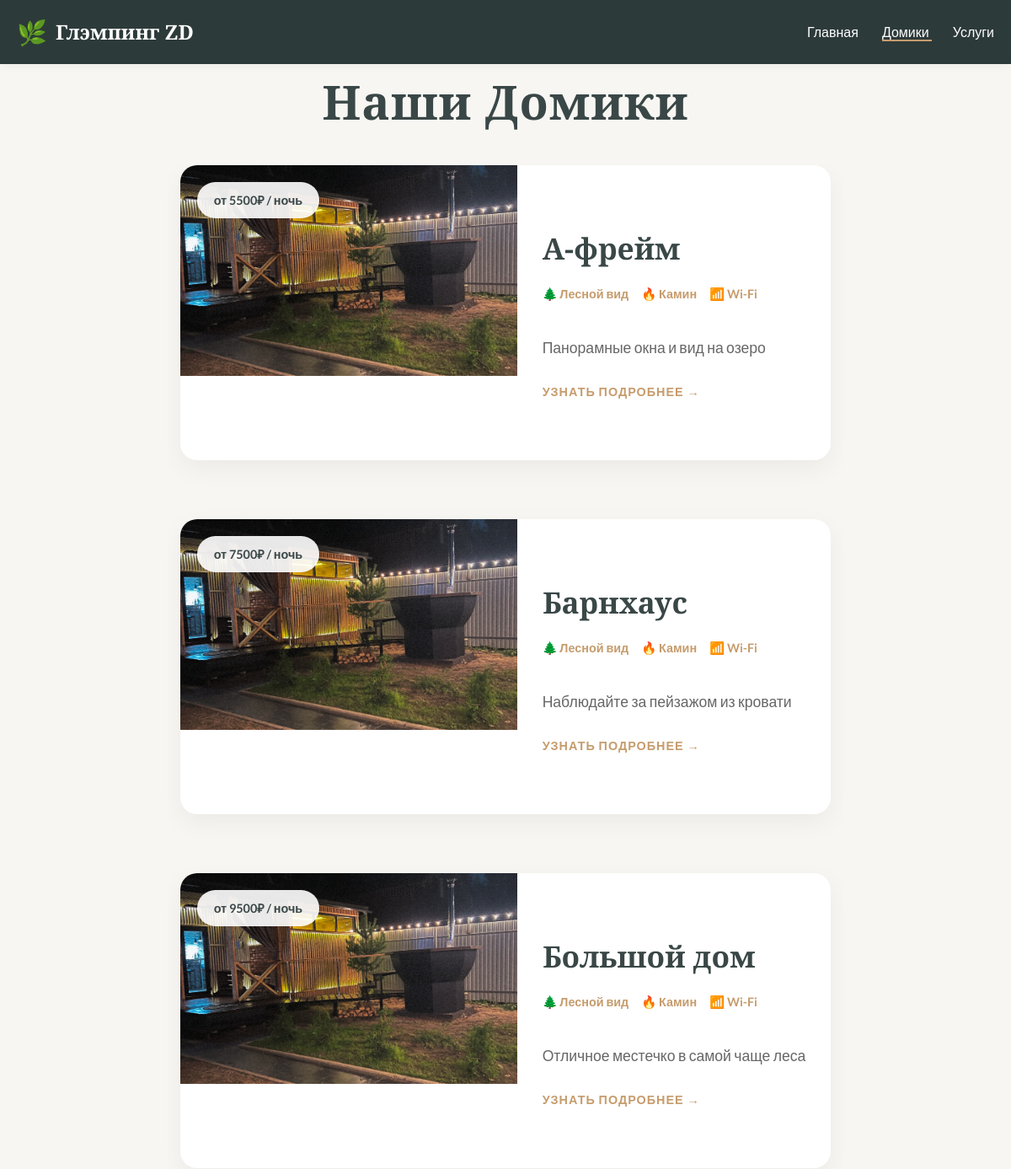
Page /houses (upper part) on the earlier database version.
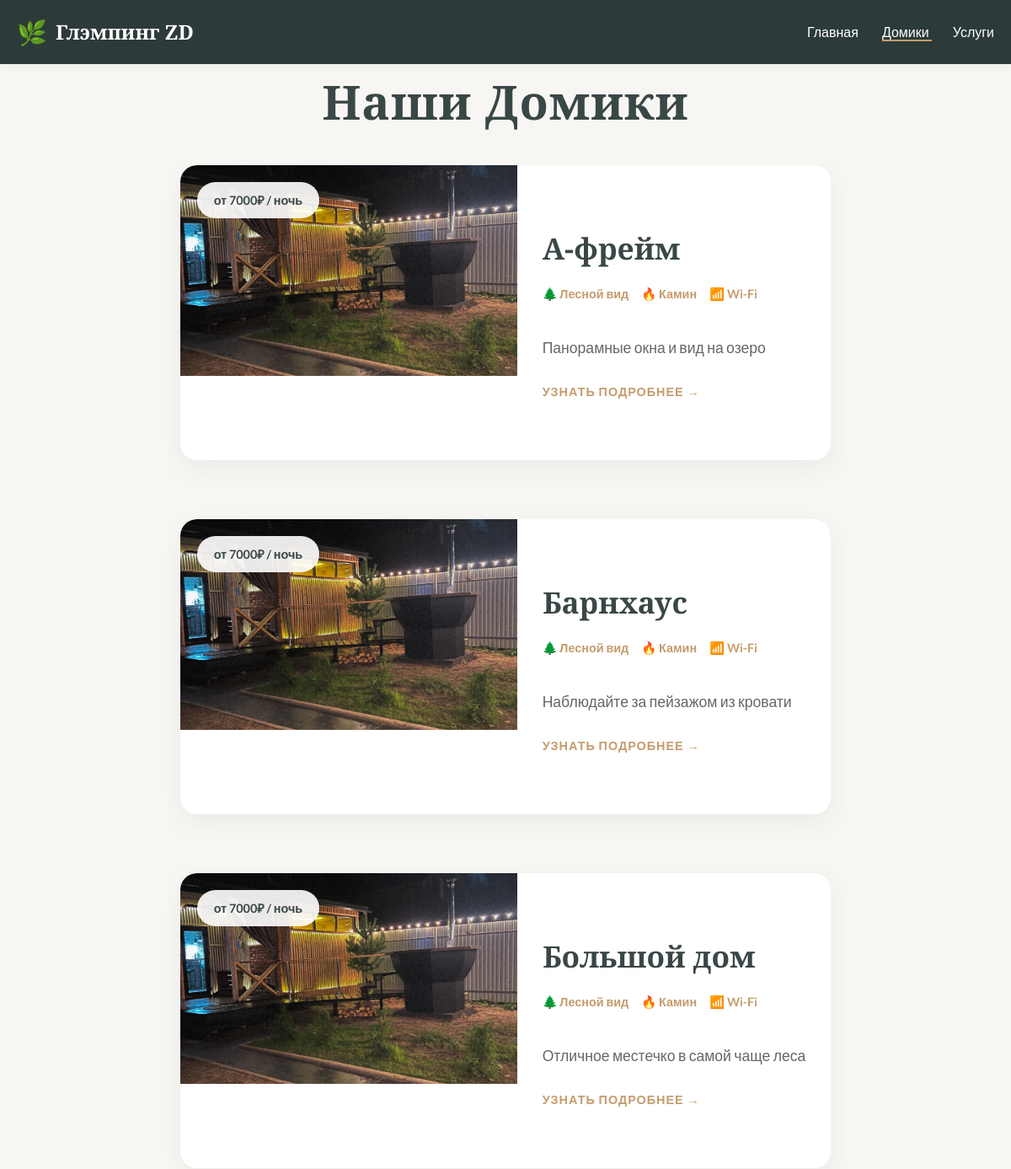
Same page on the later database version.
### tables this page shows
CREATE TABLE houses (
            id INTEGER PRIMARY KEY AUTOINCREMENT,
            name TEXT NOT NULL,
            description TEXT,
            short_description TEXT,
            price_per_night INTEGER,
            features TEXT,
            image_url TEXT
        );

### app.py (the view)
@app.route('/houses')
def all_houses():
    conn = get_db_connection()
    houses = conn.execute('SELECT * FROM houses').fetchall()
    conn.close()
    return render_template('all_houses.html', houses=houses)

### app.py (called while the page is built)
def get_db_connection():
    basedir = os.path.abspath(os.path.dirname(__file__))
    db_path = "data/glamping.db"
    conn = sqlite3.connect(db_path)
    conn.row_factory = sqlite3.Row
    return conn

### templates/all_houses.html (shortened to what this page needs)
{% extends 'base.html' %}
{% block content %}
<h1 style="text-align: center; font-family: var(--font-header); font-size: clamp(2rem, 8vw, 3.5rem); margin-bottom: 30px; padding: 0 10px;">
    Наши Домики
</h1>
<div class="container" style="margin-top: 30px; padding: 0 15px; width: 100%; max-width: 100%; box-sizing: border-box; overflow-x: hidden;">
    <div class="houses-list-vertical">
        {% for house in houses %}
        <a href="/house/{{ house['id'] }}" class="house-wide-card">
            <div class="wide-card-image" style="background-image: url('{{ house['image_url'] }}');">
                <div class="price-badge">от {{ house['price_per_night'] }}₽ / ночь</div>
            </div>
            <div class="wide-card-content">
                <h2 class="wide-card-title">{{ house['name'] }}</h2>
                <div class="wide-card-features">
                    <span>🌲 Лесной вид</span>
                    <span>🔥 Камин</span>
                    <span>📶 Wi-Fi</span>
                </div>
                <p class="wide-card-description">{{ house['short_description'] }}</p>
                <span class="wide-card-link">Узнать подробнее →</span>
            </div>
        </a>
        {% endfor %}
    </div>
</div>
{% endblock %}

Differences in the rows shown:
changed houses "А-фрейм": price_per_night "5500" → "7000"
changed houses "Барнхаус": price_per_night "7500" → "7000"
changed houses "Большой дом": price_per_night "9500" → "7000"
